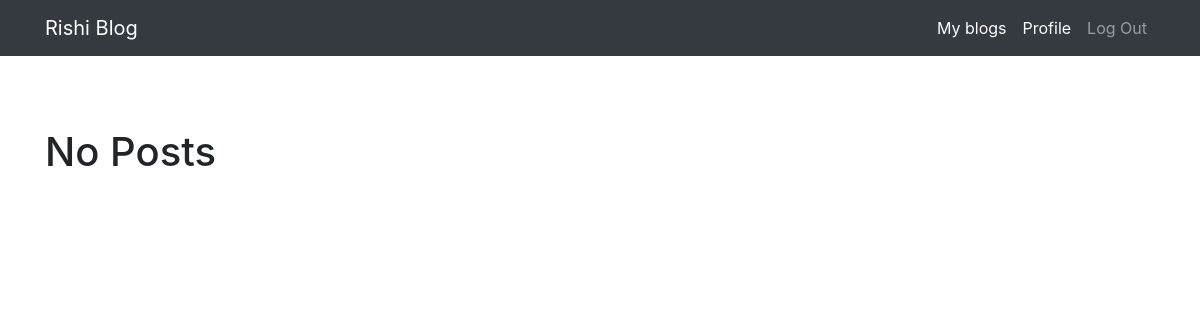
Before: /myblogs (signed in) with the older database file.
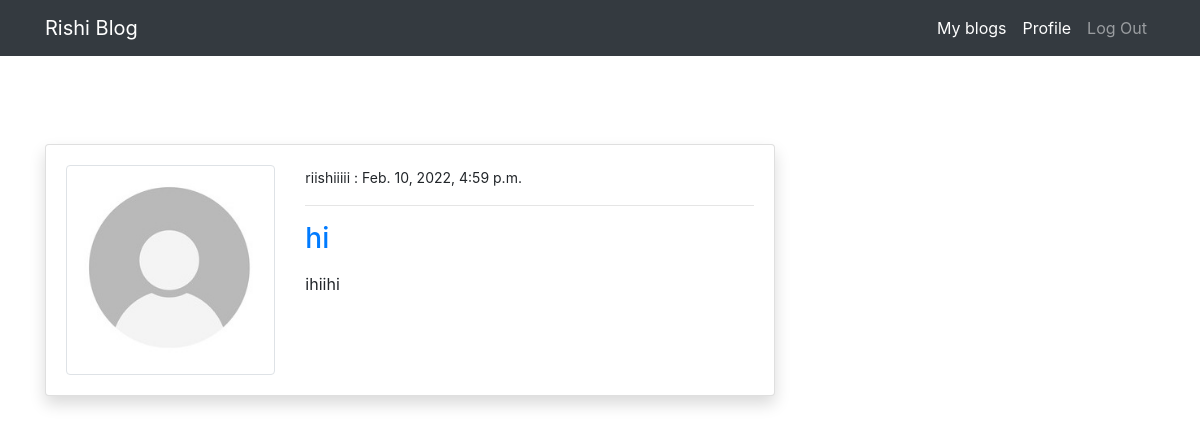
After: the same page with the newer database file.
### myblogapp/models.py (models this page shows, shortened)
class PostModel(models.Model):
    title = models.CharField(max_length=100)
    content = models.TextField()
    author = models.ForeignKey(User, on_delete=models.CASCADE)
    date_created = models.DateTimeField(auto_now_add=True)
    class Meta:
        ordering = ("-date_created",)

### users/models.py (models this page shows, shortened)
class profileModel(models.Model):
    user = models.OneToOneField(User, on_delete=models.CASCADE)
    mobile = models.CharField(max_length=10)
    image = models.ImageField(
        default="default.jpg",
        upload_to="profile",
        validators=[FileExtensionValidator(["png", "jpg", "jpeg"])],
    )
    otp = models.CharField(max_length=6, null=True, blank=True)
    exp_time = models.DateTimeField()

### myblogapp/views.py (the view)
# urls.py: path("myblogs", views.myblogs, name="myblog"),
def myblogs(request: object) -> object:
    email = request.session["email"]
    user = User.objects.get(email=email)
    posts = PostModel.objects.filter(author=user)
    context = {"posts": posts}
    return render(request, "blog/myblogs.html", context)

### templates/blog/myblogs.html
{% extends 'partials/base.html' %} {% block title %}my blogs{% endblock %} {%
load crispy_forms_tags %} {% block content %} {% if posts %}
<div class="container">
  <div class="row mt-5 pt-4">
    <div class="col-md-8">
      {% for post in posts %}
      <div class="card shadow my-3">
        <div class="card-body">
          <div class="row">
            <div class="col-md-4">
              <img
                class="img-thumbnail"
                src="{{ post.author.profilemodel.image.url }}"
                alt="img"
              />
            </div>
            <div class="col-md-8">
              <small>{{ post.author}} : {{ post.date_created }}</small>
              <hr />
              <a class="h3" href="{% url 'blog-post-detail' post.id %}"
                >{{ post.title }}</a
              >
              <p class="text-justify my-3">{{ post.content }}</p>
            </div>
          </div>
        </div>
      </div>
      {% endfor %}
    </div>
  </div>
</div>
{% else %}
<div class="container">
  <div class="row mt-5 pt-4">
    <div class="col-md-8">
      <h1>No Posts</h1>
    </div>
  </div>
</div>
{% endif %} {% endblock %}

### templates/partials/base.html (shortened to what this page needs)
{% load static %}
<!DOCTYPE html>
<html lang="en">
  <head>
    <link
      rel="stylesheet"
      href="https://cdn.jsdelivr.net/npm/bootstrap@4.6.1/dist/css/bootstrap.min.css"
    />
    <link rel="stylesheet" href="{% static '/style.css' %}" />
  </head>
  <body>
    {% include 'partials/nav.html' %} {% block content %} {% endblock %}
  </body>
</html>

### templates/partials/nav.html (shortened to what this page needs)
<nav class="navbar navbar-expand-lg navbar-dark bg-dark">
    <div class="container">
        {% if request.user.is_authenticated %}
        <a class="navbar-brand" href="{% url 'blog-index' %}">Rishi Blog </a>
        <div class="collapse navbar-collapse" id="navbarSupportedContent">
            <ul class="navbar-nav ml-auto">
                <li class="nav-item active">
                    <a class="nav-link" href="{% url 'myblog' %}"> My blogs <span class="sr-only">(current)</span></a>
                </li>
                <li class="nav-item active">
                    <a class="nav-link" href="/profile"> Profile <span class="sr-only">(current)</span></a>
                </li>
                <li class="nav-item">
                    <a class="nav-link" href="{% url 'user-logout' %}">Log Out</a>
                </li>
            </ul>
        </div>
            {% endif %}
        </div>
</nav>

Changed rows visible on the page:
added PostModel: author.profilemodel.image (placeholder picture), author "riishiiiii", date_created "Feb. 10, 2022, 4:59 p.m.", title "hi", content "ihiihi"
Other visible differences:
text no longer shown: "No Posts"
